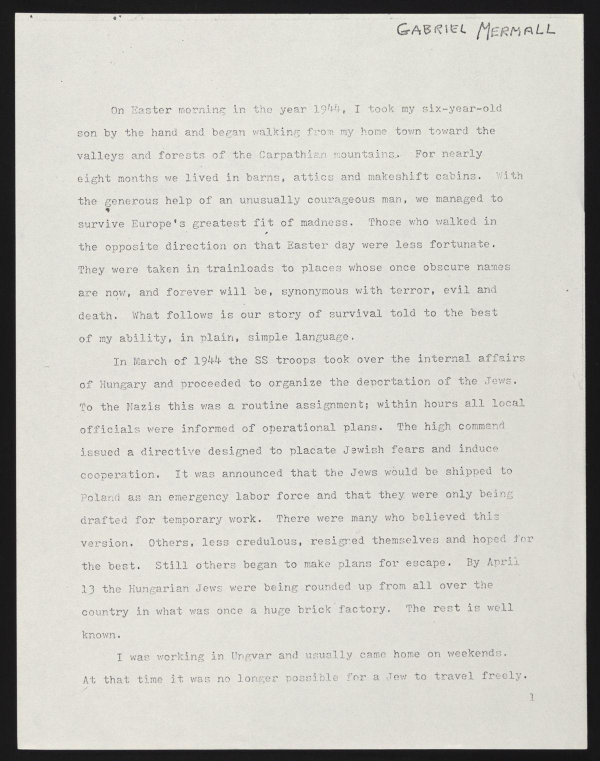
#> input picture assets/page_01.jpg, 1200 x 1522 px (shown at 1/2 size)
$ python img_treatment.py
#> lines starting #> are read from the running program, lines starting #| are printed output that depends on the picture; after the words box and inside, x2 and y2 are one past the last pixel; in counts of white or black regions, pixels touching at a corner belong together
import cv2
from PIL import Image
import pytesseract
from matplotlib import pyplot as plt
from numpy import ones, uint8

image_file = "assets/page_01.jpg"
img = cv2.imread(image_file)
#> img is the input picture: shape (1522, 1200, 3); mean B, G, R 197.6, 203.9, 205.2

# Abrindo a imagem com openCV
# Função para fazer o display correto da imagem:
def display(im_path):
    dpi = 80
    im_data = plt.imread(im_path)
    height, width, depth = im_data.shape

    figsize = width/float(dpi), height / float(dpi)

    fig = plt.figure(figsize=figsize)
    ax = fig.add_axes([0,0,1,1])

    ax.axis('off')

    ax.imshow(im_data, cmap='gray')

    plt.show()

# Imagens invertidas
# (Atualmente não é tão eficiente, porém para versão 3.X abaixo do tesseract ainda funcionava)
imagem_invertida = cv2.bitwise_not(img)
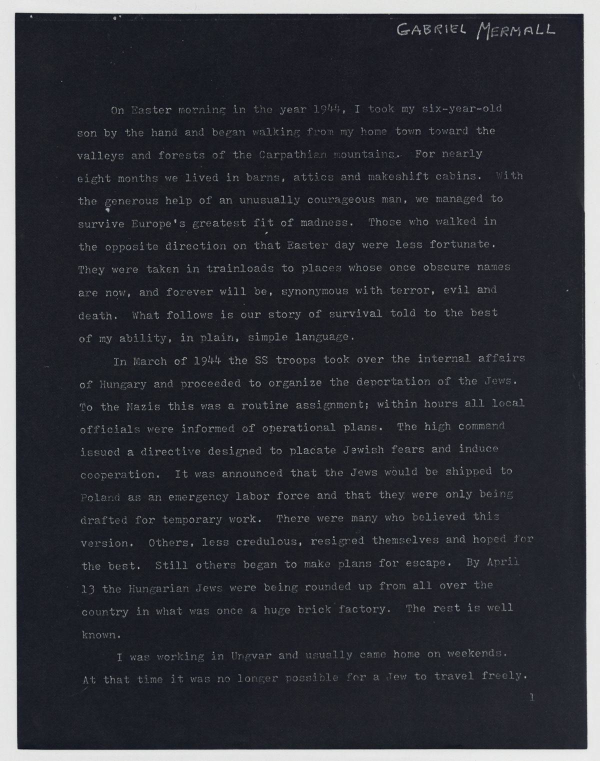
#> imagem_invertida: shape (1522, 1200, 3) (shown at 1/2 size); mean B, G, R 57.4, 51.1, 49.8
cv2.imwrite("temp/imagem_invertida.jpg", imagem_invertida) #Salvando a imagem

# "Binarização"
# Para essa conversão precisamos primeiro fazer um gray scale da imagem
def grayscale(image):
    return cv2.cvtColor(image, cv2.COLOR_BGR2GRAY)


imagem_cinza = grayscale(img)
cv2.imwrite("temp/image_cinza.jpg", imagem_cinza) #Salvando a imagem

# Conversão para BRANCO ou PRETO, 0 ou 1, TRUE ou FALSE
thresh, imagem_preto_e_branco = cv2.threshold(imagem_cinza, 210, 230, cv2.THRESH_BINARY)
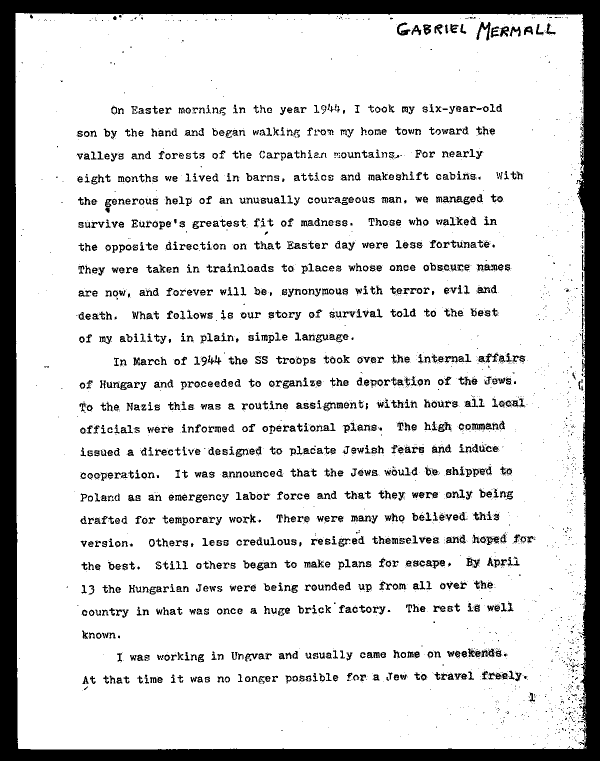
#> imagem_preto_e_branco: shape (1522, 1200) (shown at 1/2 size); values 0 (black) and 230 (white), 85.1% white; 4159 black regions (2848 under 20 px), largest, box (x1, y1, x2, y2) and area: (0, 0, 1200, 1522) 157515, (953, 44, 981, 81) 389, (936, 1297, 976, 1315) 326
cv2.imwrite("temp/imagem_PeB.jpg", imagem_preto_e_branco) #Salvando a imagem

# Remoção de ruído na imagem
def noise_removal(image):
    kernel = ones((1, 1), uint8)
    image = cv2.dilate(image, kernel, iterations=1)
    kernel = ones((1, 1), uint8)
    image = cv2.erode(image, kernel, iterations=1)
    image = cv2.morphologyEx(image, cv2.MORPH_CLOSE, kernel)
    image = cv2.medianBlur(image, 3)
#> image: shape (1522, 1200); values 0 (black) and 230 (white), 85.4% white; 1478 black regions (198 under 20 px), largest, box (x1, y1, x2, y2) and area: (0, 0, 1200, 1522) 157895, (953, 44, 981, 81) 388, (872, 392, 925, 405) 375
    return image


no_noise = noise_removal(imagem_preto_e_branco)
cv2.imwrite("temp/no_noise.jpg", no_noise) #Salvando a imagem

# "Dilatação" e "Erosão" de imagem
# Ajuste de grossura da fonte

#Afinando a fonte
def thin_font(image):
    image = cv2.bitwise_not(image)
    kernel = ones((2,2), uint8)
    image = cv2.erode(image, kernel, iterations=1)
    image = cv2.bitwise_not(image)
    return image

#Engrossando a fonte
def thick_font(image):
    image = cv2.bitwise_not(image)
    kernel = ones((2,2), uint8)
    image = cv2.dilate(image, kernel, iterations=1)
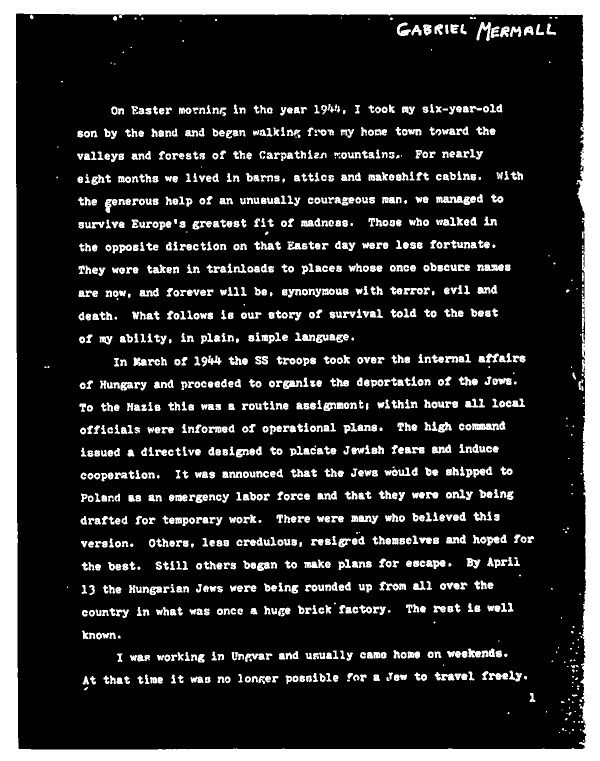
#> image: shape (1522, 1200) (shown at 1/2 size); values 25 (black) and 255 (white), 17.5% white; 1334 white regions (128 under 20 px), largest, box (x1, y1, x2, y2) and area: (0, 0, 1200, 1522) 161119, (936, 1297, 990, 1315) 604, (944, 847, 998, 861) 572
    image = cv2.bitwise_not(image)
    return image

imagem_dilatada = thick_font(no_noise)
imagem_erodida = thin_font(no_noise)
#> in thin_font, `image = cv2.erode(image, kernel, iterations=1)`:
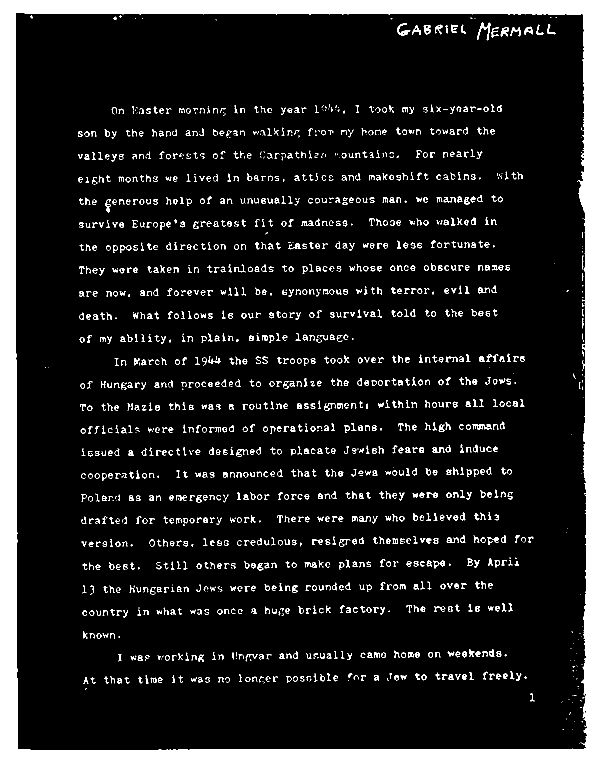
#> image: shape (1522, 1200) (shown at 1/2 size); values 25 (black) and 255 (white), 11.9% white; 1569 white regions (327 under 20 px), largest, box (x1, y1, x2, y2) and area: (0, 0, 1200, 1522) 154650, (954, 45, 981, 81) 280, (795, 46, 821, 71) 234
#> in thin_font, `image = cv2.bitwise_not(image)`:
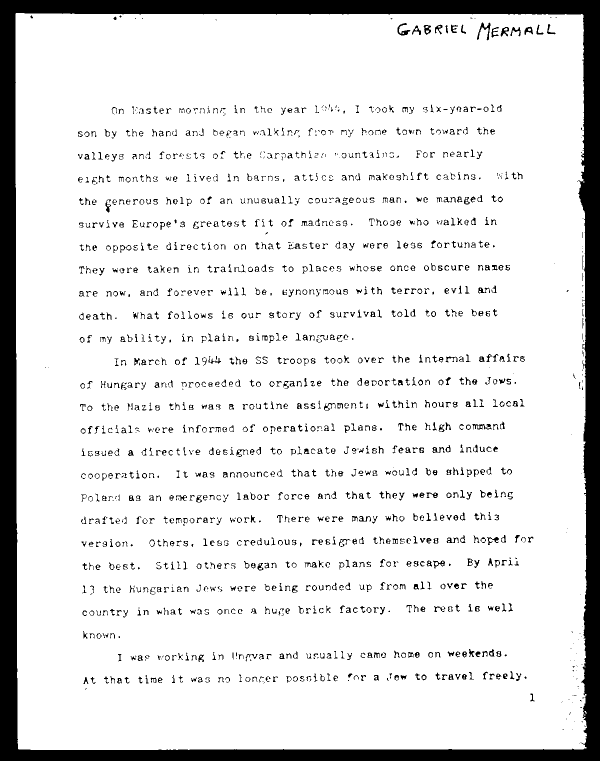
#> image: shape (1522, 1200) (shown at 1/2 size); values 0 (black) and 230 (white), 88.1% white; 1569 black regions (327 under 20 px)
cv2.imwrite("temp/imagem_dilatada.jpg", imagem_dilatada) #Salvando a imagem
cv2.imwrite("temp/imagem_erodida.jpg", imagem_erodida) #Salvando a imagem

#Remoção de borda
def remove_border(image):
    contours, heiarchy = cv2.findContours(image, cv2.RETR_EXTERNAL, cv2.CHAIN_APPROX_SIMPLE)
#> contours = 14 contours, 13 with area under 20; largest, box (x1, y1, x2, y2) and area: (31, 26, 1173, 1499) 1665754; heiarchy = 14 rows, first 6: [1, -1, -1, -1], [2, 0, -1, -1], [3, 1, -1, -1], [4, 2, -1, -1], [5, 3, -1, -1], [6, 4, -1, -1]
    cntSorted = sorted(contours, key=lambda x:cv2.contourArea(x))
#> cntSorted has the same summary as contours
    cnt = cntSorted[-1]
#> cnt = contour of 989 points, box (x1, y1, x2, y2) (31, 26, 1173, 1499), area 1665754
    x, y, w, h = cv2.boundingRect(cnt)
#> x = 31; y = 26; w = 1142; h = 1473
    crop = image[y:y+h, x:x+w]
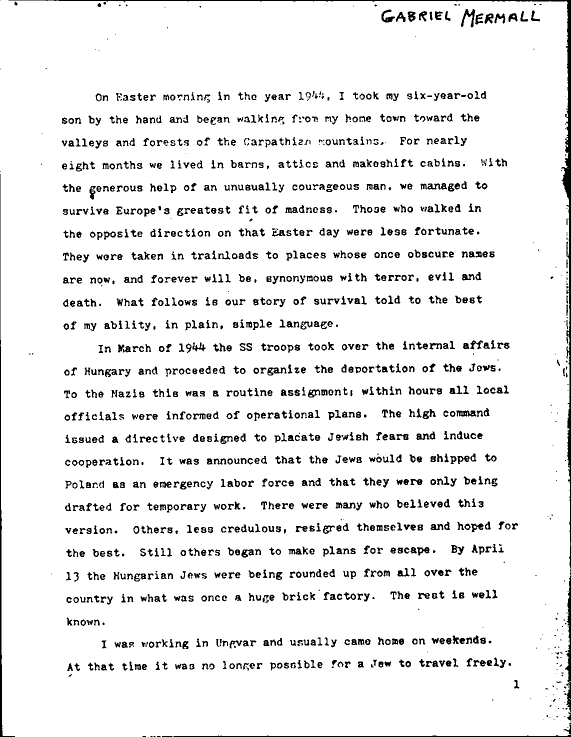
#> crop: shape (1473, 1142) (shown at 1/2 size); values 0 (black) and 230 (white), 92.7% white; 1488 black regions (205 under 20 px), largest, box (x1, y1, x2, y2) and area: (17, 0, 1142, 1443) 10105, (0, 348, 30, 1473) 2573, (347, 1445, 1142, 1473) 935
    return crop

no_borders = remove_border(no_noise)
cv2.imwrite("temp/no_borders.jpg", no_borders) #Salvando a imagem

#Adição de borda
#Dimensões da borda
color = [255, 255, 255]
top, bottom, left, right = [150]*4
with_border = cv2.copyMakeBorder(no_borders, top, bottom, left, right, cv2.BORDER_CONSTANT, value=color)
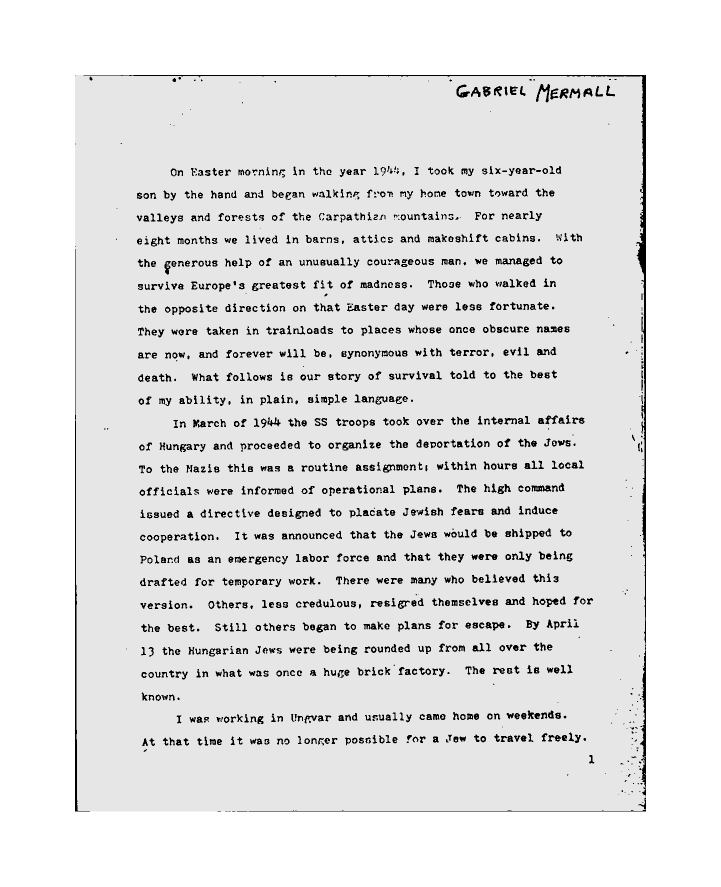
#> with_border: shape (1773, 1442) (shown at 1/2 size); min 0, max 255, mean 227.5

cv2.imwrite("temp/with_border.jpg", with_border) #Salvando a imagem
